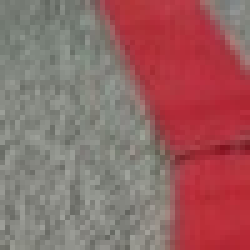
#> input picture image_processing/tb_input.jpg, 50 x 50 px (shown 5 times larger)
$ python image_processing.py   (Python 2 division)
#> lines starting #> are read from the running program, lines starting #| are printed output that depends on the picture
from PIL import Image
import math

K = 4
LOW = 0.444
HIGH = 0.545

def find_red(pixels):
    print "Identifying red pixels"
    h = len(pixels)
    w = len(pixels[0])
    output = []
    target = [180,45,60]

    for y in xrange(h):
        row = []
        for x in xrange(w):
            r,g,b = pixels[y][x]
            #recognize red, pink, or orange
            #if (r >= 50 and r > 2.5*g and r > 1.5*b) or (r >= 150 and r > 2.0*g and r > 1.5*b):
            err = (r-target[0])**2 + (g-target[1])**2 + (b-target[2])**2
            if err <= 3500:
                row.append(1)
            else:
                row.append(0)
        output.append(row)

    return output


def detect_edges(pix):
    print "Detecting edges"
    h = len(pix)
    w = len(pix[0])
    k = K
    #use ints for precise agreement with verilog implementation
    low = int(math.ceil(LOW*(2*k+1)*(2*k+1)))
    high = int(HIGH*(2*k+1)*(2*k+1))
    output = [list(row) for row in pix]

    #colsum[y][x] = sum of pixels along column x from y-2*k to y
    #precompute all entries
    colsum = [[0]*w for _ in range(h)]
    #compute seperately for y = 0
    for x in xrange(w):
        colsum[0][x] = pix[0][x]
    for y in xrange(1,h):
        for x in xrange(w):
            colsum[y][x] = colsum[y-1][x] + pix[y][x]
            if y-(2*k+1) >= 0:
                colsum[y][x] -= pix[y-(2*k+1)][x]

    #for each pixel, sum all pixels in (2k+1) x (2k+1) window around it.
    for y in xrange(k,h-k):
        prev = colsum[y+k][0]
        for x in xrange(1,w):
            s = prev + colsum[y+k][x]
            if x-2*k-1 >= 0:
                s -= colsum[y+k][x-2*k-1]
            if x-k >= 0 and low <= s <= high:
                output[y][x-k] = 2
            prev = s

    return output


print "Getting input pixels"
im = Image.open("tb_input.jpg")
#> im is the input picture: PIL image 50x50 RGB; mean R, G, B 148.3, 101.3, 101.3
#get pixels
w = im.size[0]
#> w = 50
h = im.size[1]
#> h = 50
pixels = [[(0,0,0)]*w for _ in range(h)]
for y in xrange(h):
    for x in xrange(w):
        pixels[y][x] = im.getpixel((x,y))
#> after the loop, pixels = 50 items
#print pixels

colour = find_red(pixels)
#> in find_red, `h = len(pixels)`: h = 50
#> the loop in find_red, `for y in xrange(h):` made 50 passes
#> after the loop in find_red, `for y in xrange(h):`: output = 50 items
#> colour = 50 items
output = detect_edges(colour)
#> in detect_edges, `h = len(pix)`: h = 50
#> in detect_edges, `output = [list(row) for row in pix]`: output = 50 items
#> the loop in detect_edges, `for x in xrange(w):` made 50 passes
#> the loop in detect_edges, `for y in xrange(1,h):` made 49 passes
#> the loop in detect_edges, `for y in xrange(k,h-k):` made 42 passes
#> output = 50 items

#create a new image with just red on black background and green edges
print "Setting output image"
im = Image.new("RGB", (w,h), "black")
#> im: PIL image 50x50 RGB; every value is 0
out_pixels = im.load()
for y in xrange(h):
    for x in xrange(w):
        if output[y][x] == 0:
            out_pixels[x,y] = (0,0,0)
        elif output[y][x] == 1:
            out_pixels[x,y] = (255,0,0)
        elif output[y][x] == 2:
            out_pixels[x,y] = (0,255,0)
im.show()
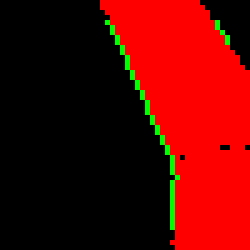
#> shown: PIL image 50x50 RGB (shown 5 times larger); mean R, G, B 92.7, 4.8, 0
im.save("tb_output.jpg")


#write testbench inputs, expected colour, and edge outputs to files
decoded = open("image_processor/image_processor.srcs/sim_1/imports/image_processing/tb_input.txt","w")
for y in xrange(h):
    for x in xrange(w):
        r,g,b = pixels[y][x]
        decoded.write("%i %i %i\n" %(r,g,b))
decoded.close()

colour_file = open("image_processor/image_processor.srcs/sim_1/imports/image_processing/tb_colour.txt","w")
for y in xrange(h):
    for x in xrange(w):
        colour_file.write("%i\n" %(colour[y][x]))
colour_file.close()

edge_file = open("image_processor/image_processor.srcs/sim_1/imports/image_processing/tb_edges.txt","w")
for y in xrange(h):
    for x in xrange(w):
        if output[y][x] == 2:
            edge_file.write("%i %i\n" %(x,y))
edge_file.close()
